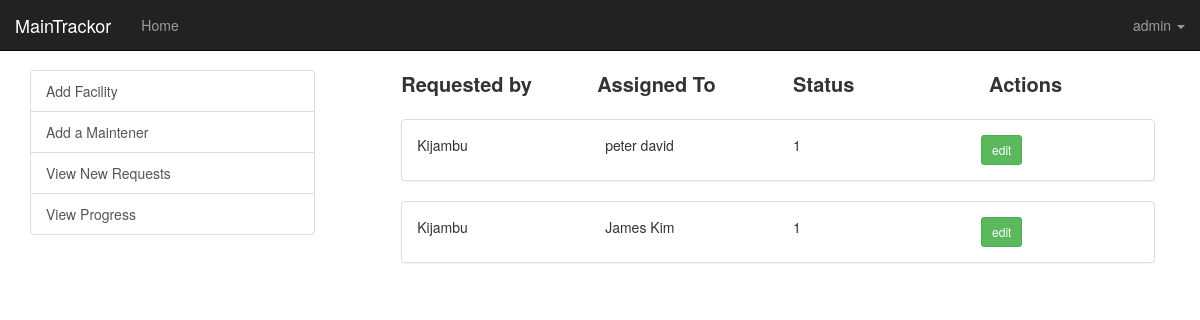
Page /request-progress (signed in) on the earlier database version.
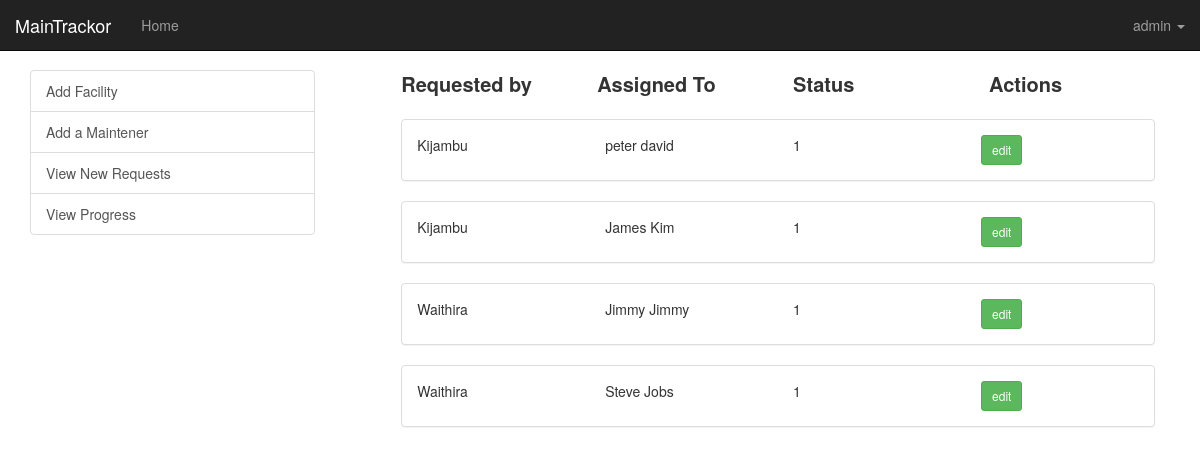
Same page on the later database version.
### app/models.py (models this page shows, shortened)
class User(UserMixin, db.Model):
    __tablename__ = 'users'
    id = db.Column(db.Integer, primary_key=True)
    email = db.Column(db.String(64), unique=True, index=True)
    username = db.Column(db.String(64), unique=True, index=True)
    password_hash = db.Column(db.String(128))
    is_admin = db.Column(db.Boolean, default=False)
    assigned_to = db.relationship('RepairRequests', backref='repair_req', lazy='dynamic')
    @property
    def password(self):
        raise AttributeError("password is not a readable attribute")
    @login_manager.user_loader
    def load_user(user_id):
        return User.query.get(int(user_id))

class RepairAssignments(db.Model):
    __tablename__ = 'assignments'
    id = db.Column(db.Integer, primary_key=True)
    message = db.Column(db.String(120))
    maintainer_id = db.Column(db.Integer, db.ForeignKey('maintainer.id'))
    repair_id = db.Column(db.Integer, db.ForeignKey('repairs.id'))

class Maintainer(db.Model):
    __tablename__ = 'maintainer'
    id = db.Column(db.Integer, primary_key=True)
    name = db.Column(db.String(64), index=True)
    phone_no = db.Column(db.Integer, unique=True)
    repairs = db.relationship('RepairAssignments', backref='assignments', lazy='dynamic')

class RepairRequests(db.Model):
    __tablename__ = 'repairs'
    id = db.Column(db.Integer, primary_key=True)
    facility_id = db.Column(db.Integer, db.ForeignKey('facility.id'))
    requested_by = db.Column(db.Integer, db.ForeignKey('users.id'))
    description = db.Column(db.String(255), nullable=False)
    date_requested = db.Column(db.DateTime(), index=True, default=datetime.now)
    confirmed = db.Column(db.Boolean, default=False)
    progress = db.Column(db.Integer, default=RepairStatus.NOT_STARTED)
    date_requested = db.Column(db.DateTime(), index=True, default=datetime.now)
    date_completed = db.Column(db.DateTime(), nullable=True)
    assigned_to = db.relationship('RepairAssignments', backref='repairs', lazy='dynamic')

### app/main/views.py (the view)
@main.route('/request-progress')
@login_required
def view_request_progress():
    if current_user.is_admin:
        repairs = RepairAssignments.query.all()
    return render_template('main/request_progress.html', repairs=repairs)

### app/templates/main/request_progress.html
{% extends "main/index.html" %}
{% block dashboard %}
    <div class="row heading">
        <div class="col-md-3">Requested by</div>
        <div class="col-md-3">Assigned To</div>
        <div class="col-md-3">Status</div>
        <div class="col-md-3">Actions</div>
    </div>
    <br/>
    {% for repair in repairs %}
        <div class="panel panel-default">
        <div class="panel-body">
            <div class="row">
                <div class="col-md-3">{{repair.repairs.repair_req.username}}</div>
                <div class="col-md-3">{{repair.assignments.name}}</div>
                <div class="col-md-3">{{repair.repairs.progress}}</div>
                <div class="col-md-3">
                    <button type="button" class="btn btn-success btn-sm">edit</button>
                </div>
            </div>
        </div>
        </div>
    {%endfor%}
{% endblock dashboard %}

### app/templates/main/index.html (shortened to what this page needs)
{% extends "base.html" %}
{% import "bootstrap/wtf.html" as wtf %}
{% block content %}
    <div class="row">
        <div class="container dashboard">
            <div class="col-sm-3" >
                <div class="row">
                    <div class="list-group">
                        {% if current_user.is_admin %}
                        <a href="{{ url_for('main.index') }}" class="list-group-item selected">Add Facility</a>
                        <a href="{{ url_for('main.add_maintainer') }}" class="list-group-item">Add a Maintener</a>
                        <a href="{{ url_for('main.view_new_requests') }}" class="list-group-item">View New Requests</a>
                        <a href="{{ url_for('main.view_request_progress') }}" class="list-group-item">View Progress</a>
                        {% else %}
                        <a href="{{ url_for('main.index') }}" class="list-group-item">Make Request</a>
                        <a href="{{ url_for('main.view_notifications') }}" class="list-group-item">Notifications
                        </a>
                        {% endif %}
                    </div>
                </div>
            </div>
            <div class="col-sm-9">
                <div class="row">
                    <div class="col-sm-11 col-sm-offset-1">
                        {% block dashboard %}
                        {% endblock %}
                    </div>
                </div>
            </div>
        </div>
    </div>
{% endblock %}

### app/templates/base.html (shortened to what this page needs)
<!DOCTYPE html>
<html>
<head>
    {% block head %}
    <link rel="stylesheet" type="text/css" href="{{ url_for('static', filename='css/bootstrap.min.css') }}">
    <link rel="stylesheet" type="text/css" href="{{ url_for('static', filename='styles.css') }}">
    {% endblock %}
</head>
<body>
    <div class="row">
    {% if current_user.is_authenticated %}
    {% block navbar %}
        <nav class="navbar navbar-inverse navbar-fixed-top">
            <div class="container-fluid">
                <div class="navbar-header">
                    <a class="navbar-brand" href="#">MainTrackor</a>
                </div>
                <div class="navbar-collapse collapse">
                    <ul class="nav navbar-nav">
                        <li>
                            <a href="{{ url_for('auth.login') }}" class="brand-link">Home</a>
                        </li>
                    </ul>
                    <ul class="nav navbar-nav navbar-right">
                        {% if current_user.is_authenticated %}
                            <li class="dropdown">
                                <a href="#" class="dropdown-toggle" data-toggle="dropdown">
                                    {{ current_user.username }} <b class="caret"></b>
                                </a>
                            </li>
                        {% else %}
                            <li><a href="{{ url_for('auth.login') }}">Log In</a></li>
                        {% endif %}
                    </ul>
                </div>
            </div>
        </nav>
    {% endblock navbar %}
    {% endif %}
    </div>
    <div class="container-fluid main">
        <div class="row">
            {% block content %}
            {% endblock %}
        </div>
    </div>
</body>
</html>

### app/static/styles.css (style rules this page uses)
.brand-link, .brand-link:hover { text-decoration: none; cursor: default; color: inherit; }
.heading { font-weight: bold; font-size: 20px; }
.main { margin-top: 50px; }
.dashboard { margin-top: 20px; }

Differences in the rows shown:
added RepairAssignments: repairs.repair_req.username "Waithira", assignments.name "Jimmy Jimmy", repairs.progress "1"
added RepairAssignments: repairs.repair_req.username "Waithira", assignments.name "Steve Jobs", repairs.progress "1"
